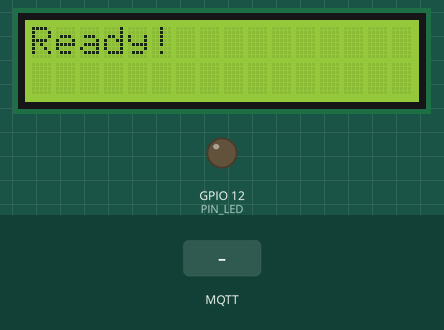
The sketch below on a simulated ESP32. Shown: 16×2 character LCD, output pins drawn as LEDs (lit = HIGH). The inputs (shaded band) are chosen by the test bench. WiFi joins after 1.5 s; servers stay silent unless stated; no MQTT or app messages arrive unless stated.

Above: at 5.3 s.
5.4 s: MQTT message "1" arrives on the first subscribed topic
At 7.5 s:
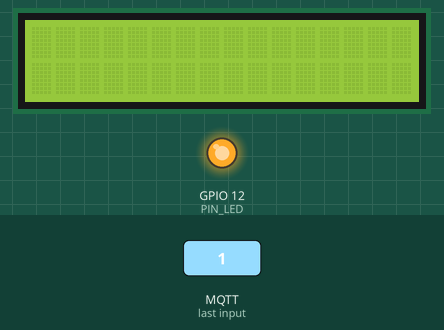
7.9 s: MQTT message "0" arrives on the first subscribed topic
At 8.5 s:
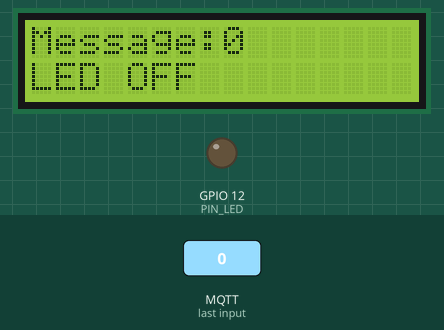
10.4 s: MQTT message "2" arrives on the first subscribed topic
At 11.4 s:
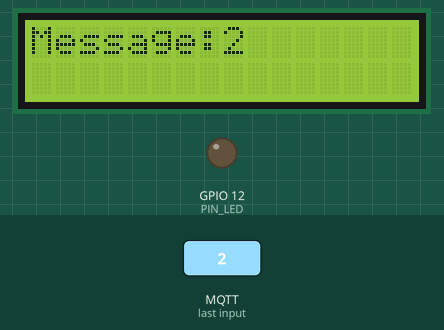
11.9 s: MQTT message "on" arrives on the first subscribed topic
At 12.6 s:
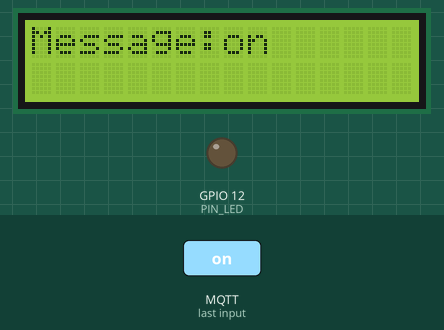
13.4 s: MQTT message "off" arrives on the first subscribed topic
At 13.7 s:
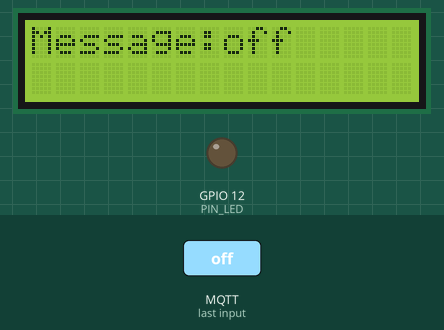
14.9 s: MQTT message "1" arrives on the first subscribed topic
At 15.7 s:
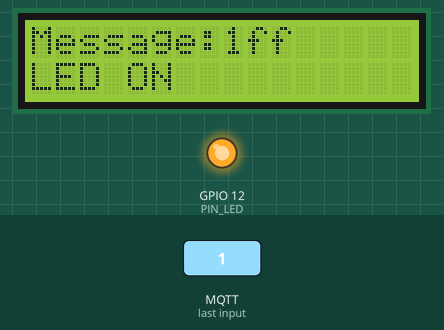
Timing chart, 0 to 17.9 s (numbered marks = the images above; inputs shaded):
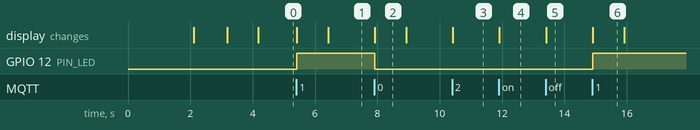

The sketch:

CS2600_Final_Project.ino
```cpp
#include <WiFi.h>
#include <PubSubClient.h>
#include <LiquidCrystal_I2C.h>

#define PIN_LED 12
#define SDA 33
#define SCL 32

// LCD
LiquidCrystal_I2C lcd(0x27, 16, 2);

// Wifi
const char *ssid = ""; // Your Wifi SSID
const char *password = ""; // Your Wifi Password

// MQTT Broker
const char *mqtt_broker = ""; // Your local IP Address
const char *topicSend = "esp32/send";
const char *topicReceive = "esp32/Receive";
const int mqtt_port = 1883;

WiFiClient espClient;
PubSubClient client(espClient);

void setup() {
  pinMode(PIN_LED, OUTPUT);

  Wire.begin(SDA, SCL);
  lcd.init();
  lcd.backlight();
  lcd.noCursor();

  WiFi.begin(ssid, password);
  while (WiFi.status() != WL_CONNECTED)
  {
    lcd.setCursor(0, 0);
    lcd.print("WiFi connecting");
    delay(1000);
  }
  lcd.clear();
  lcd.print("Wifi connected");
  delay(1000);

  client.setServer(mqtt_broker, mqtt_port);
  client.setCallback(callback);
  while (!client.connected())
  {
    String client_id = "esp32-client-";
    if (client.connect(client_id.c_str()))
    {
      lcd.clear();
      lcd.print("MQTT connected");
      delay(1000);
    }
    else
    {
      lcd.clear();
      lcd.print("Failed");
      lcd.setCursor(0, 1);
      lcd.print("State: ");
      lcd.print(client.state());
      delay(1000);
    }
  }
  client.subscribe(topicReceive);

  lcd.clear();
  lcd.print("Ready!");
}

void callback(char *topic, byte *payload, unsigned int length)
{
  String str = "";
  lcd.setCursor(0, 0);
  lcd.print("Message:");
  for (int i = 0; i < length; i++)
  {
    str += (char)payload[i];
  }
  lcd.print(str);
  if (str == "1")
  {
    digitalWrite(PIN_LED, HIGH);
    client.publish(topicSend, "LED ON");
    lcd.setCursor(0, 1);
    lcd.print("LED ON");
    delay(1000);
    lcd.clear();
  }
  else if (str == "0")
  {
    digitalWrite(PIN_LED, LOW);
    client.publish(topicSend, "LED OFF");
    lcd.setCursor(0, 1);
    lcd.print("LED OFF");
    delay(1000);
    lcd.clear();
  }
}

void loop()
{
  client.loop();
}
```

Measured:
- after the input at 5.4 s, GPIO 12 (PIN_LED): LOW → HIGH at once; the display: first changes at once (image 1 shows a later state)
- after the input at 7.9 s, GPIO 12 (PIN_LED): HIGH → LOW at once; the display: changes at once (image 2)
- after the input at 10.4 s, the display: changes at once (image 3)
- after the input at 11.9 s, the display: changes at once (image 4)
- after the input at 13.4 s, the display: changes at once (image 5)
- after the input at 14.9 s, GPIO 12 (PIN_LED): LOW → HIGH at once; the display: changes at once (image 6)
- what the display in image 2 shows lasts 1.0 s, from 7.9 s to 8.9 s
